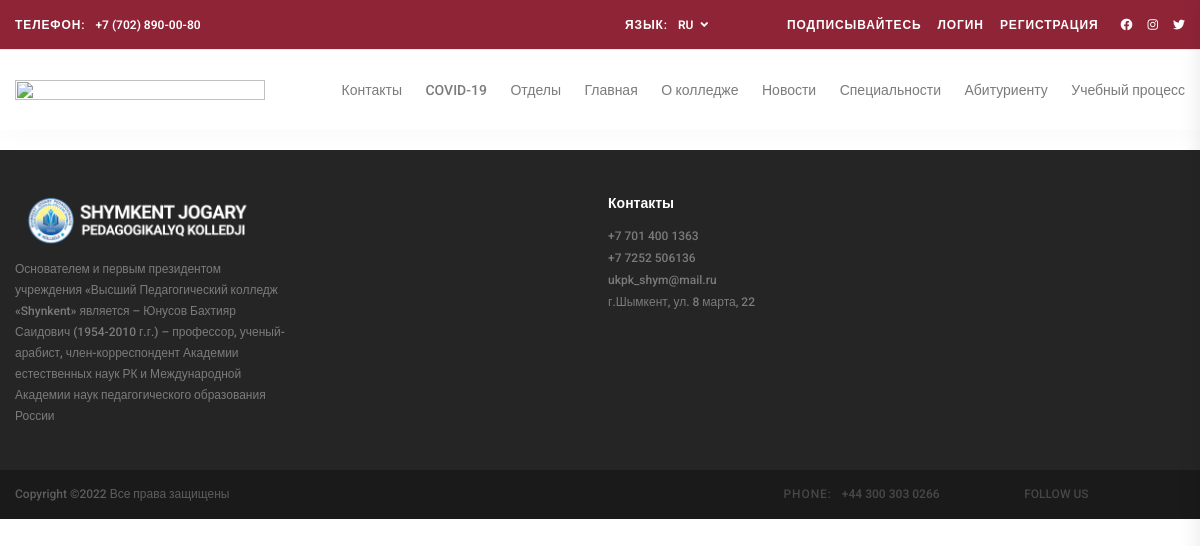
The page /ru/page/15 on the database as committed earlier.
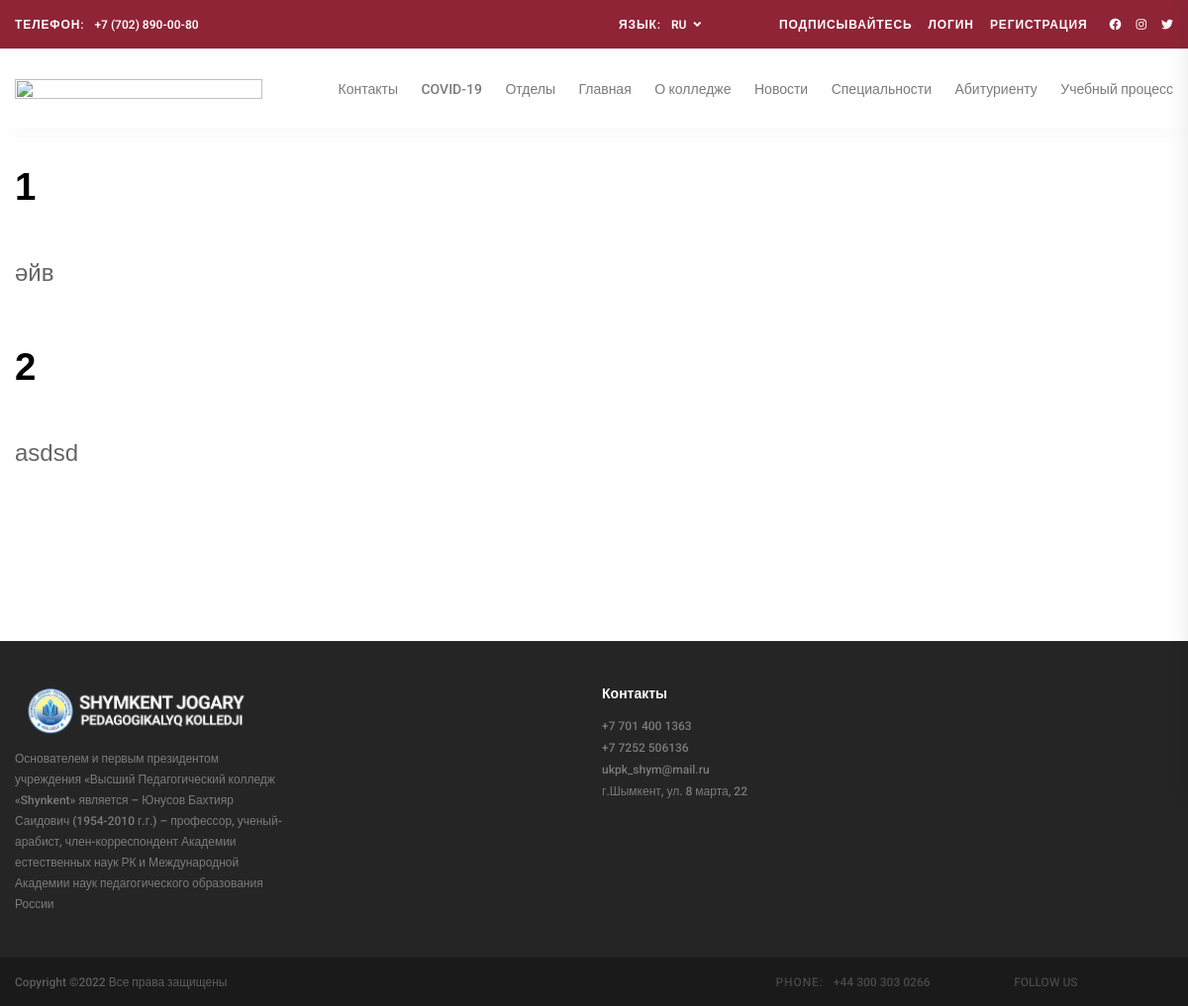
The same page on the database as committed later.
### page/models.py (models this page shows, shortened)
class PageCategory(models.Model):
    name = models.CharField('НАзвани катоегрий',max_length=255)
    linkto = models.CharField('Ссылка на чего либо',default=0,max_length=255,blank=True,null=True)
    order = models.IntegerField('Филтрация',default=0)
    class Meta:
        verbose_name = "Категория Страницы"
        verbose_name_plural = "Категорий Страницы"

class Widget(models.Model):
    widgettype = models.CharField(max_length=255)
    content_type = models.ForeignKey(ContentType, on_delete=models.CASCADE,related_name="page")
    object_id = models.PositiveIntegerField()
    content_object = GenericForeignKey('content_type', 'object_id')
    page = models.ForeignKey(Page,on_delete=models.CASCADE,related_name="widgets")
    order = models.PositiveBigIntegerField(default=0)
    iic_id = models.CharField(max_length=255, null=True,blank=True)

class WidgetText(models.Model):
    title = models.CharField(max_length=255,blank=True,null=True)
    description = models.TextField(blank=True,null=True)

### sapp/views.py (the view)
# urls.py: path('page/<int:pk>', pageView, name="pageView"),
def pageView(request, pk):
    widgets = Widget.objects.filter(page_id=pk).order_by('order')
    data = {
        'widgets': widgets,
    }
    return render(request, 'sapp/pageView.html', data)

### sapp/context_proccers.py (called while the page is built)
def page_category(request):
    pageCats = PageCategory.objects.all().order_by('order')
    return {
        'pageCats':pageCats
    }

### sapp/templatetags/snp.py (called while the page is built)
@register.filter_function
def order_bys(queryset, args):
    args = [x.strip() for x in args.split(',')]
    return queryset.order_by(*args)

### templates/sapp/pageView.html (shortened to what this page needs)
{% extends 'layouts/app2.html' %}
{% load static %}
    {% load i18n %}
	{% load snp %}
    {% load widgetRender %}
{% block content %}
<div class="container">
    <div style="margin-top: 150px; margin-bottom: 150px;" class="pageContainer">
        {% for widget in widgets %}
        {{widget|renderWidget}}
        {% endfor %}
    </div>
</div>
{% endblock %}

### templates/layouts/app2.html (shortened to what the changed rows need)
{% load static %}
{% load i18n %}
{% load snp %}
<!DOCTYPE html>
<html lang="en">
<head>
<link rel="stylesheet" type="text/css" href="{% static 'styles/bootstrap4/bootstrap.min.css' %}">
<link href="{% static 'plugins/font-awesome-4.7.0/css/fontawesome.css' %}" rel="stylesheet" type="text/css">
<link rel="stylesheet" type="text/css" href="{% static 'plugins/OwlCarousel2-2.2.1/owl.carousel.css' %}">
<link rel="stylesheet" type="text/css" href="{% static 'plugins/OwlCarousel2-2.2.1/owl.theme.default.css' %}">
<link rel="stylesheet" type="text/css" href="{% static 'plugins/OwlCarousel2-2.2.1/animate.css' %}">
<link rel="stylesheet" href="https://unpkg.com/swiper/swiper-bundle.css" />
<link rel="stylesheet" href="https://unpkg.com/swiper/swiper-bundle.min.css" />
<link rel="stylesheet" type="text/css" href="{% static 'styles/main_styles.css' %}">
<link rel="stylesheet" type="text/css" href="{% static 'styles/responsive.css' %}">
<link href="{% static 'plugins/video-js/video-js.css' %}" rel="stylesheet" type="text/css">
<link rel="stylesheet" type="text/css" href="{% static 'styles/custom.css' %}">
</head>
<body>
<div class="super_container">
	<header class="header">
                                        {% get_current_language as LANGUAGE_CODE %}
                                                    {% get_available_languages as LANGUAGES %}
                                                    {% get_language_info_list for LANGUAGES as languages %}
		<div class="header_container">
			<div class="container">
				<div class="row">
					<div class="col">
						<div class="header_content d-flex flex-row align-items-center justify-content-start">
							<nav class="main_nav_contaner">
								<ul class="main_nav">
                                    {% for cat in pageCats|order_bys:'order' %}
                                    <li class="main_nav__item"><a href="{% if cat.linkto != '0' %} {{cat.linkto}} {% endif %}">{{cat.name}}</a>
                                    </li>
                                    {% endfor %}
								</ul>
							</nav>
						</div>
					</div>
				</div>
			</div>
		</div>
	</header>
	{% block content %}
    {% endblock %}
</div>
</body>
</html>

Rows that differ between the two databases and show on the page:
added Widget: content_type+object+widgettype "1 әйв"
added Widget: content_type+object+widgettype "2 asdsd"
